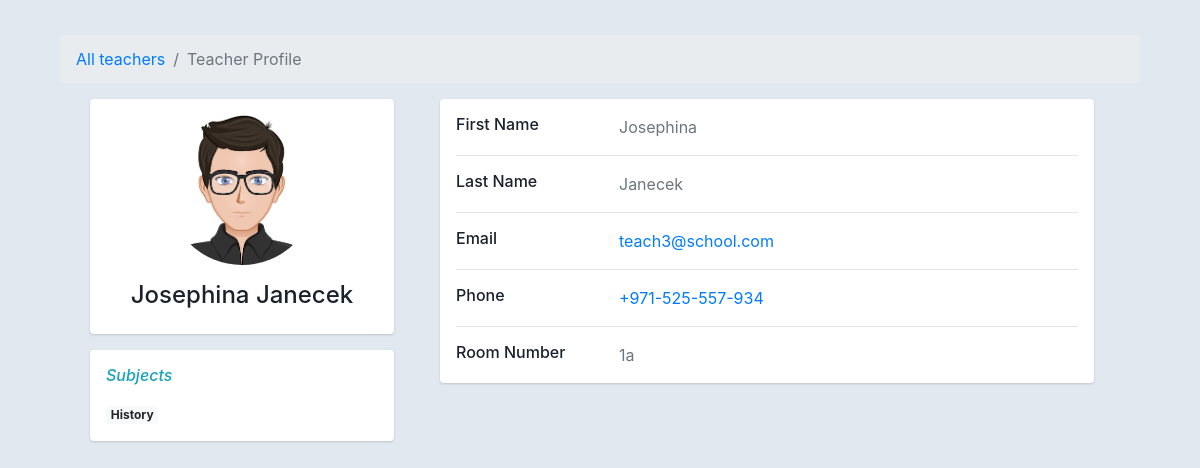
/teachers/250, run on the app's committed database.
### teachers/models.py (models this page shows, shortened)
class Teacher(models.Model):
    firstname = models.CharField(max_length=20)
    lastname = models.CharField(max_length=20)
    image_url = models.CharField(max_length=200, null=True)
    image = models.ImageField(upload_to='', null=True,
                              default="avatar7.png")
    email = models.CharField(max_length=25, unique=True)
    phoneNum = models.CharField(max_length=14, null=True)
    roomNum = models.CharField(max_length=4, null=True)

class SubjectTaughtBy(models.Model):
    class Meta:
        unique_together = (('teacher', 'subject'),)
    teacher = models.ForeignKey(Teacher, on_delete=models.CASCADE)
    subject = models.ForeignKey(Subject, on_delete=models.CASCADE)

class Subject(models.Model):
    name = models.CharField(max_length=20, unique=True)

### teachers/views.py (the view)
class TeacherProfile(View):
    def get(self, request, teacherID):
        context = {
            "teacher": Teacher.objects.get(pk=teacherID),
            'subjectTaughtBy': SubjectTaughtBy.objects.all()
        }
        return render(request, "teacher.html", context=context)

### teachers/templates/teacher.html (shortened to what this page needs)
{% load static %}
<!DOCTYPE html>
<html lang="en">
<head>
    <link href="http://netdna.bootstrapcdn.com/bootstrap/4.4.1/css/bootstrap.min.css" rel="stylesheet">
    <link rel="stylesheet" href="{% static 'css/profile.css' %}">
</head>
<body>
    <div class="container">
        <div class="main-body">
            <nav aria-label="breadcrumb" class="main-breadcrumb">
                <ol class="breadcrumb">
                    <li class="breadcrumb-item"><a href="{% url 'teachers:teachers' %}">All teachers</a></li>
                    <li class="breadcrumb-item active" aria-current="page">Teacher Profile</li>
                </ol>
            </nav>
            <div class="row container gutters-sm">
                <div class="col-md-4">
                    <div class="col-md-12 mb-3">
                        <div class="card">
                            <div class="card-body">
                                <div class="d-flex flex-column align-items-center text-center">
                                    <img src="{{ teacher.image.url }}" alt="{{teacher.firstname}}'s Picture"
                                        class="rounded-circle" width="150">
                                    <div class="mt-3">
                                        <h4>{{teacher.firstname}} {{teacher.lastname}}</h4>
                                    </div>
                                </div>
                            </div>
                        </div>
                    </div>
                    <div class="col-md-12">
                        <div class="card h-20">
                            <div class="card-body">
                                <h6 class="d-flex align-items-center mb-3"><i
                                        class="material-icons text-info mr-2">Subjects</i></h6>
                                {% for recordPair in subjectTaughtBy %}
                                {% if recordPair.teacher == teacher %}
                                <span class="badge badge-light">{{recordPair.subject.name}}</span>
                                {% endif %}
                                {% endfor %}
                            </div>
                        </div>
                    </div>
                </div>
                <div class="col-md-8">
                    <div class="col-md-12 sm-3">
                        <div class="card mb-3">
                            <div class="card-body">
                                <div class="row">
                                    <div class="col-sm-3">
                                        <h6 class="mb-0">First Name</h6>
                                    </div>
                                    <div class="col-sm-9 text-secondary">
                                        {{teacher.firstname}}
                                    </div>
                                </div>
                                <hr>
                                <div class="row">
                                    <div class="col-sm-3">
                                        <h6 class="mb-0">Last Name</h6>
                                    </div>
                                    <div class="col-sm-9 text-secondary">
                                        {{teacher.lastname}}
                                    </div>
                                </div>
                                <hr>
                                <div class="row">
                                    <div class="col-sm-3">
                                        <h6 class="mb-0">Email</h6>
                                    </div>
                                    <div class="col-sm-9 text-secondary">
                                        <a href="mailto:{{teacher.email}}">{{teacher.email}}</a>
                                    </div>
                                </div>
                                <hr>
                                <div class="row">
                                    <div class="col-sm-3">
                                        <h6 class="mb-0">Phone</h6>
                                    </div>
                                    <div class="col-sm-9 text-secondary">
                                    <a href="tel:{{teacher.phoneNum}}">{{teacher.phoneNum}}</a>
                                    </div>
                                </div>
                                <hr>
                                <div class="row">
                                    <div class="col-sm-3">
                                        <h6 class="mb-0">Room Number</h6>
                                    </div>
                                    <div class="col-sm-9 text-secondary">
                                        {{teacher.roomNum}}
                                    </div>
                                </div>
                            </div>
                        </div>
                    </div>
                </div>
            </div>
        </div>
    </div>
</body>
</html>

### static/css/profile.css (style rules this page uses)
body { margin-top: 20px; color: #1a202c; text-align: left; background-color: #e2e8f0; }
.main-body { padding: 15px; }
.card { box-shadow: 0 1px 3px 0 rgba(0, 0, 0, 0.1), 0 1px 2px 0 rgba(0, 0, 0, 0.06); }
.card { position: relative; display: flex; flex-direction: column; min-width: 0; word-wrap: break-word; background-color: #fff; background-clip: border-box; border: 0 solid rgba(0, 0, 0, 0.125); border-radius: 0.25rem; }
.card-body { flex: 1 1 auto; min-height: 1px; padding: 1rem; }
.gutters-sm { margin-right: -8px; margin-left: -8px; }
.gutters-sm > .col, .gutters-sm > [class*="col-"] { padding-right: 8px; padding-left: 8px; }
.mb-3, .my-3 { margin-bottom: 1rem !important; }

### data on the page
Teacher: image (picture), firstname "Josephina", lastname "Janecek", email "teach3@school.com", phoneNum "+971-525-557-934", roomNum "1a"
SubjectTaughtBy: subject.name "History"
